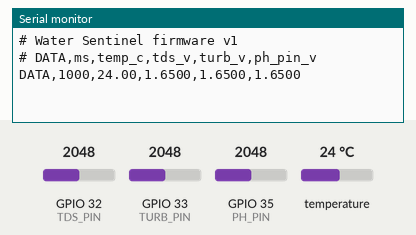
Recording of a sketch running on a simulated ESP32. Parts: the last lines printed to the serial monitor. The inputs (shaded band) are chosen by the test bench; at power-on: temperature 24 °C, GPIO 32 (TDS_PIN) = 2048, GPIO 33 (TURB_PIN) = 2048, GPIO 35 (PH_PIN) = 2048 (analog values on the 0–4095 scale).

Above: at 1.9 s.
2.0 s: temperature set to 12 °C
At 2.9 s:
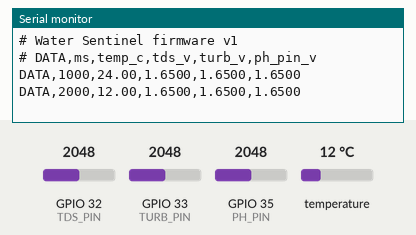
3.5 s: GPIO 32 (TDS_PIN) set to 2866
At 4.8 s:
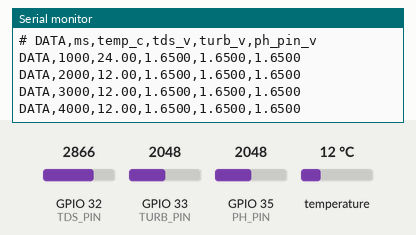
5.0 s: GPIO 33 (TURB_PIN) set to 2866
At 6.2 s:
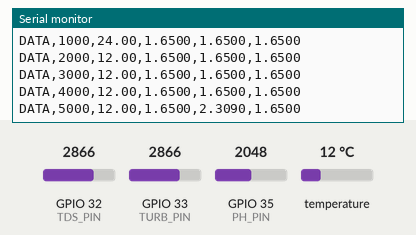
6.5 s: GPIO 35 (PH_PIN) set to 2866
At 7.8 s:
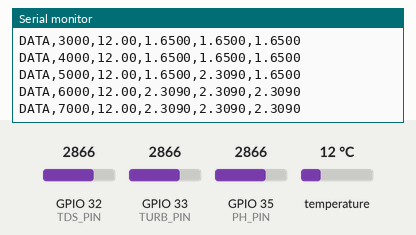
8.0 s: temperature set to 19 °C
At 8.7 s:
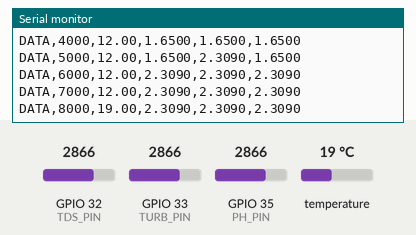
9.5 s: GPIO 32 (TDS_PIN) set to 3972
At 11.3 s:
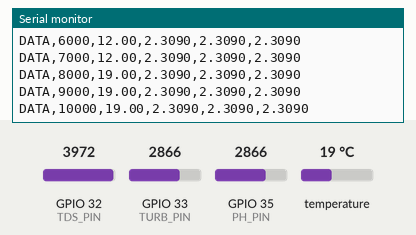
Timing chart, 0 to 12.0 s (numbered marks = the images above; inputs shaded):
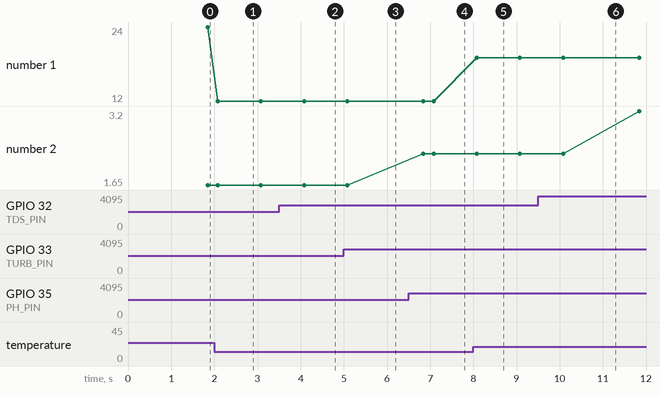

The sketch:

water_sentinel.ino
```cpp
// Water Sentinel firmware v1 - streams raw sensor readings once per second.
// All calibration (TDS offset/K, pH two-point, divider ratio) lives in the PC app, so you
// never need to re-upload this sketch to recalibrate.
//
// Board: ESP32 Dev Module on the expansion board (V-pin jumper at 3.3V)
// Libraries: OneWire, DallasTemperature (Arduino Library Manager)
//
// Wiring (expansion board rows: S = signal, V = power, G = ground)
//   DS18B20   row D4  : DAT->S  VCC->V  GND->G
//   TDS       row D32 : A->S    + ->V   - ->G      (or + -> GPIO25, see TDS_POWER_PIN)
//   Turbidity row D33 : OUT->S  VCC->V  GND->G     (3.3V)
//   pH board  row D35 : Po -> 10k -> S, and S -> 10k -> G   (divider), V+ -> 5V, G -> G
//                       Never connect Po straight to the ESP32 when the pH board runs on 5V.
//   Without a pH board, D35 just floats; the app ignores it unless "use pH" is on.
//
// Output line (115200 baud):
//   DATA,ms,temp_c,tds_v,turb_v,ph_pin_v
// tds_v / turb_v / ph_pin_v are the voltages at the ESP32 pins (0-3.3 V).

#include <OneWire.h>
#include <DallasTemperature.h>

const int TEMP_PIN = 4;
const int TDS_PIN  = 32;
const int TURB_PIN = 33;
const int PH_PIN   = 35;

// pH and TDS probes in the same water can disturb each other (both put current through the water).
// Optional fix: power the TDS board from a GPIO and switch it off while pH is read.
// Wire TDS "+" to the S pin of row D25 and set TDS_POWER_PIN = 25. Keep -1 to power it from V.
const int TDS_POWER_PIN = 25;
const unsigned long TDS_EVERY_MS = 5000;   // switched TDS: read it only every 5 s, so pH sees quiet water most of the time

const unsigned long INTERVAL_MS = 1000;

OneWire oneWire(TEMP_PIN);
DallasTemperature tempSensor(&oneWire);
unsigned long lastSample = 0;
bool firstTemp = true;

float readVolts(int pin, int n = 32) {
  long sum = 0;
  for (int i = 0; i < n; i++) {
    sum += analogReadMilliVolts(pin);
    delayMicroseconds(300);
  }
  return sum / (float)n / 1000.0;
}

void printValue(float v, int digits) {
  if (isnan(v)) Serial.print("nan");
  else Serial.print(v, digits);
}

void setup() {
  Serial.begin(115200);
  analogReadResolution(12);
  if (TDS_POWER_PIN >= 0) {
    pinMode(TDS_POWER_PIN, OUTPUT);
    digitalWrite(TDS_POWER_PIN, LOW);
  }
  tempSensor.begin();
  tempSensor.setWaitForConversion(false);   // non-blocking: ask now, read next second
  tempSensor.requestTemperatures();
  Serial.println("# Water Sentinel firmware v1");
  Serial.println("# DATA,ms,temp_c,tds_v,turb_v,ph_pin_v");
}

void loop() {
  unsigned long now = millis();
  if (now - lastSample < INTERVAL_MS) return;
  lastSample = now;

  // temperature requested one second ago (DS18B20 needs ~750 ms at 12-bit)
  float t = tempSensor.getTempCByIndex(0);
  bool tempOk = (t != DEVICE_DISCONNECTED_C) && !(firstTemp && t == 85.0);
  firstTemp = false;
  tempSensor.requestTemperatures();

  float tdsV;
  if (TDS_POWER_PIN >= 0) {
    static float lastTdsV = NAN;
    static unsigned long lastTdsAt = 0;
    if (isnan(lastTdsV) || now - lastTdsAt >= TDS_EVERY_MS) {
      digitalWrite(TDS_POWER_PIN, HIGH);
      delay(150);                     // let the TDS board settle
      lastTdsV = readVolts(TDS_PIN);
      digitalWrite(TDS_POWER_PIN, LOW);
      lastTdsAt = now;
      delay(600);                     // let the water relax before pH is read
    }
    tdsV = lastTdsV;                  // repeat the last TDS reading between measurements
  } else {
    tdsV = readVolts(TDS_PIN);
  }
  float turbV = readVolts(TURB_PIN);
  float phV = readVolts(PH_PIN, 128);   // more samples: pH is the noisiest channel

  Serial.print("DATA,");
  Serial.print(now);            Serial.print(",");
  printValue(tempOk ? t : NAN, 2); Serial.print(",");
  printValue(tdsV, 4);          Serial.print(",");
  printValue(turbV, 4);         Serial.print(",");
  printValue(phV, 4);           Serial.println();
}
```

Measured:
- after the input at 2.0 s, the serial monitor: prints a new line after 0.08 s (image 1)
- after the input at 5.0 s, the serial monitor: prints a new line after 0.08 s (image 3)
- after the input at 6.5 s, the serial monitor: prints a new line after 0.34 s (image 4)
- after the input at 8.0 s, the serial monitor: prints a new line after 0.08 s (image 5)
- plotted number 1: 24 → 12 after the input at 2.0 s, 12 → 19 after the input at 8.0 s
- plotted number 2: 2.31 → 3.2 after the input at 9.5 s
